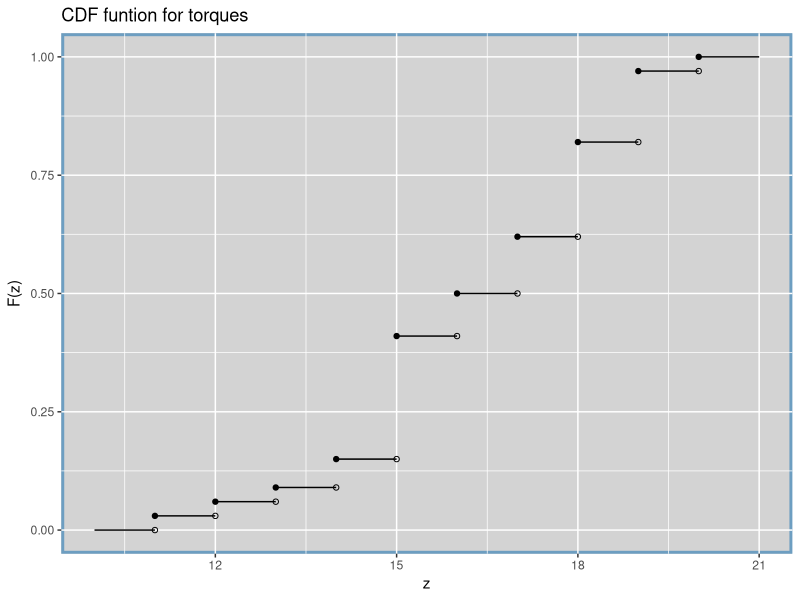

Generate this figure with R:
## ---- chunk 1
library(tidyverse)
z <- 10:20
F_z <- c(0, 0.03, 0.06, 0.09, 0.15, 0.41, 0.50, 0.62, 0.82, 0.97, 1)
ggplot() +
  geom_segment(aes(x = z, xend = z + 1), y = F_z, yend = F_z) +
  geom_point(aes(z[-1], F_z[-1])) +
  geom_point(aes(z[-length(z)] + 1, F_z[-length(F_z)]), pch = 1) +
  ylab(expression("F(z)"))+ ggtitle( "CDF funtion for torques") +theme(panel.background = element_rect(fill = "lightgray", colour = "#6D9EC1", size = 2, linetype = "solid"))
